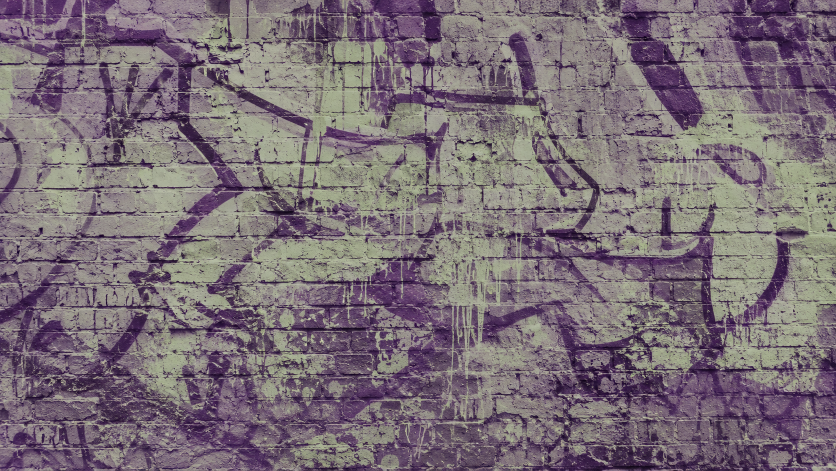
#> input picture fw-designs/04.png, 1672 x 941 px, given in place of 03.png, which was not available (shown at 1/2 size)
$ python build_lookbook.py
#> lines starting #> are read from the running program, lines starting #| are printed output that depends on the picture; pictures that were not available may be replaced by others from this repository, and a replacement may not be noted
"""foolswise back lookbook — 8.5x11 saddle-stitch booklet PDF for Staples.

32 pages (multiple of 4): cover, 29 design pages (color order from
foolswise.html), contact page, back cover. 300dpi with 1/8" bleed.
Design pages: name + swatch, hero avant back, row of other product backs.
"""
import json
from pathlib import Path
from PIL import Image, ImageDraw, ImageFont, ImageOps

REPO = Path('/Users/melodiclabs/hermes-runtime/rooot/iamtoxico.com')
OUT = Path('/Users/melodiclabs/Library/Mobile Documents/com~apple~CloudDocs/rooot/FOOLSWISE_BACK_LOOKBOOK_8.5x11.pdf')
FONT = str(Path(__file__).resolve().parent / "SpaceGrotesk.ttf")

DPI = 300
BLEED = int(0.125 * DPI)              # 38px
W, H = 2550 + 2*BLEED, 3300 + 2*BLEED # 2626 x 3376
MARGIN = BLEED + int(0.5 * DPI)       # 1/2" inside trim

NAMES = {'15':'aspen','1':'base','6':'birthday','29':'botanical','28':'candlelight',
 '10':'casino','27':'champagne','8':'extra','5':'fall','20':'hollywood','17':'ibiza',
 '21':'kauai','18':'miami','7':'nightclub','23':'oaxaca','25':'oregon','11':'racetrack',
 '22':'robben island','24':'sedona','13':'ski','19':'snowbird','14':'snowboard',
 '4':'spring','12':'srt8','9':'stripclub','2':'summer','26':'vermentino',
 '16':'whistler','3':'winter'}
ORDER = [("03","blue"),("13","blue"),("14","blue"),("19","blue"),("29","blue"),
 ("05","orange"),("20","orange"),("24","orange"),("27","orange"),("04","purple"),
 ("06","purple"),("16","purple"),("17","aqua + pink"),("18","aqua + pink"),
 ("07","blue + purple"),("21","blue + purple"),("08","pink"),("09","pink"),
 ("11","red"),("12","red"),("15","aqua + blue"),("02","aqua + orange"),
 ("22","blue + orange"),("23","blue + red"),("25","green + orange"),
 ("10","green + yellow"),("01","mono"),("28","pink + purple"),("26","yellow")]
HERO_HASH = '4003c4cb'  # avant (hoodie) back

def font(size, weight=600):
    f = ImageFont.truetype(FONT, size)
    try: f.set_variation_by_axes([weight])
    except Exception: pass
    return f

def text(d, xy, s, size, fill, weight=600, anchor='la'):
    d.text(xy, s, font=font(size, weight), fill=fill, anchor=anchor)

def fit(img, box_w, box_h):
    return ImageOps.contain(img, (box_w, box_h))

pages = []

# ---- cover: black, 29 swatches grid + wordmark ----
cov = Image.new('RGB', (W, H), '#0b0b0b')
#> cov: PIL image 2624x3374 RGB; every value is 11
d = ImageDraw.Draw(cov)
gw, gh, cols = 5, 6, 5
cell = (W - 2*MARGIN - (cols-1)*24) // cols
x0, y0 = MARGIN, MARGIN + 360
for i, (num, _) in enumerate(ORDER):
    sw = Image.open(REPO / f'fw-designs/{num}.png').convert('RGB')
#> sw is the input picture: PIL image 1672x941 RGB; mean R, G, B 122.7, 110.4, 118.3
    sw = ImageOps.fit(sw, (cell, cell))
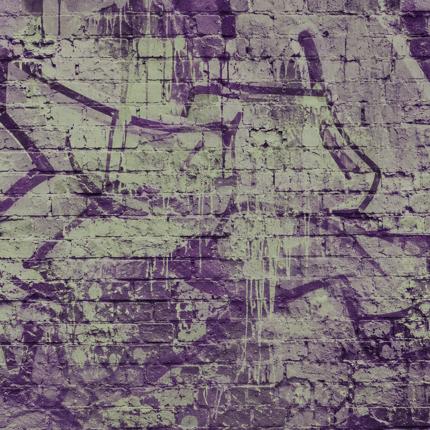
#> sw: PIL image 430x430 RGB; mean R, G, B 123.1, 111.5, 118
    r, c = divmod(i, cols)
    cov.paste(sw, (x0 + c*(cell+24), y0 + r*(cell+24)))
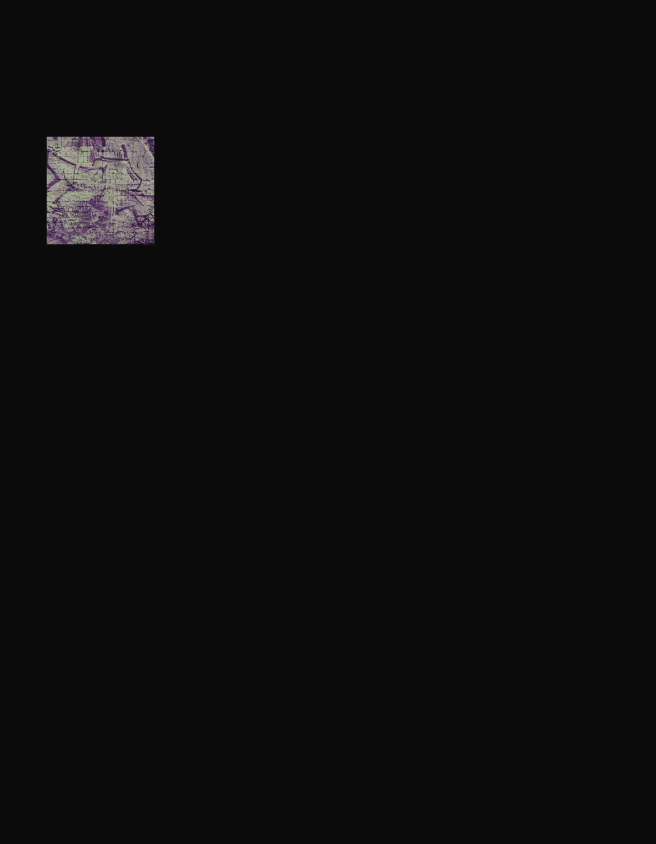
#> cov: PIL image 2624x3374 RGB (shown at 1/4 size); mean R, G, B 13.3, 13.1, 13.2
#> pass 2 of the loop `for i, (num, _) in enumerate(ORDER):`:
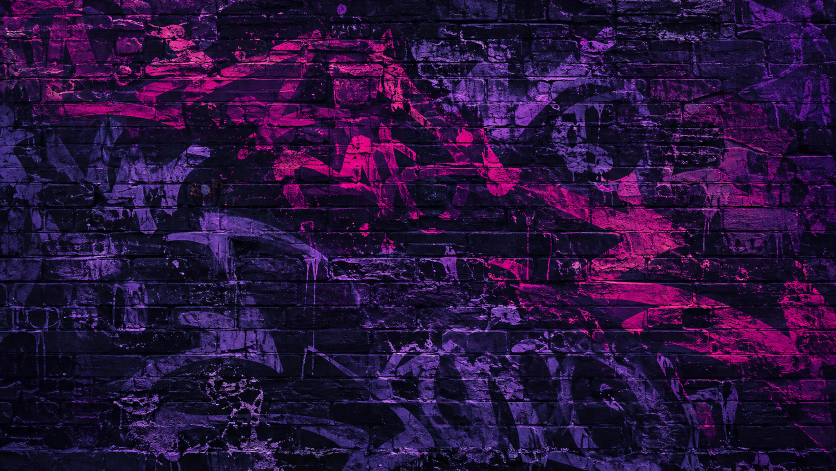
#> input picture fw-designs/07.png, 1672 x 941 px, given in place of 13.png, which was not available (shown at 1/2 size)
#> sw is the input picture: PIL image 1672x941 RGB; mean R, G, B 41.4, 18, 60.3
#> `sw = ImageOps.fit(sw, (cell, cell))`:
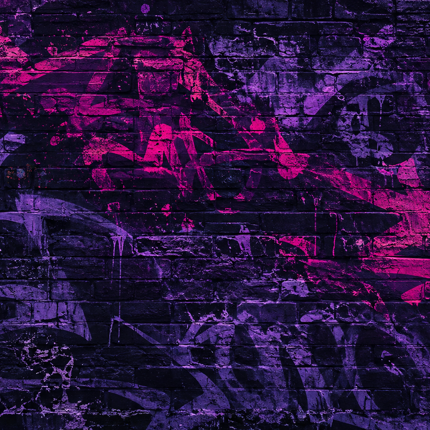
#> sw: PIL image 430x430 RGB; mean R, G, B 43.5, 19.5, 62.6
#> `cov.paste(sw, (x0 + c*(cell+24), y0 + r*(cell+24)))`:
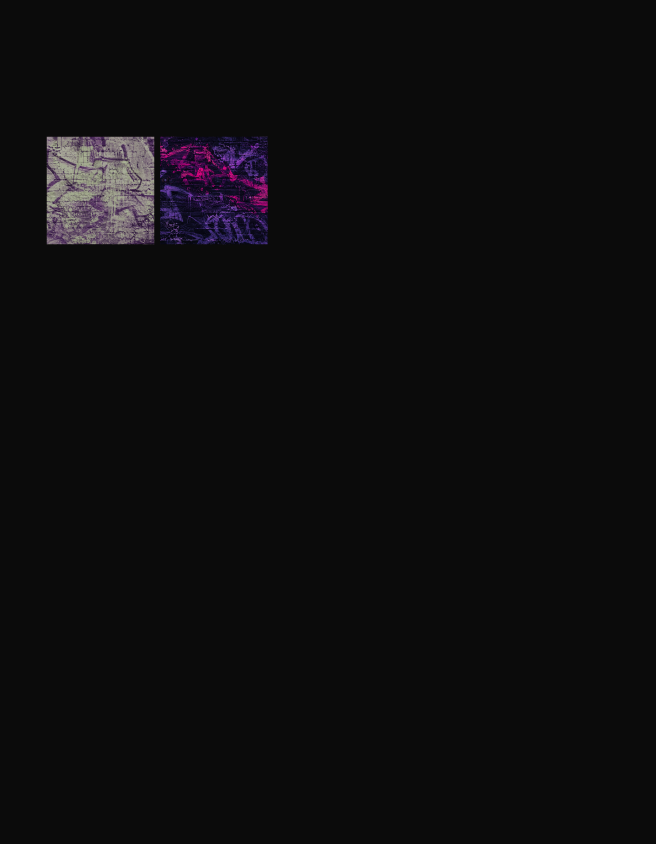
#> cov: PIL image 2624x3374 RGB (shown at 1/4 size); mean R, G, B 14, 13.3, 14.3
#> (the run stopped early here; a loop or call above may not have finished)
